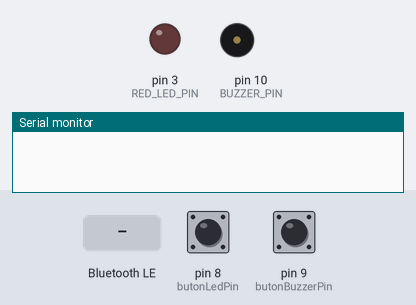
A sketch run on a simulated Arduino Uno, built for the host (arithmetic inside an expression is 32-bit, double 64-bit). Parts: output pins drawn as LEDs (lit = HIGH), buzzer (waves = sounding, pin HIGH), the last lines printed to the serial monitor. Inputs (shaded band) come from the test bench; at power-on: pin 8 (butonLedPin) HIGH, pin 9 (butonBuzzerPin) HIGH (analog values on the 0–1023 scale). Nothing arrives over Bluetooth unless stated; a phone connects over Bluetooth LE 3 s after start.

Above: at 1.2 s.
1.3 s: pin 8 (butonLedPin) pulled LOW for 0.15 s
At 2.6 s:
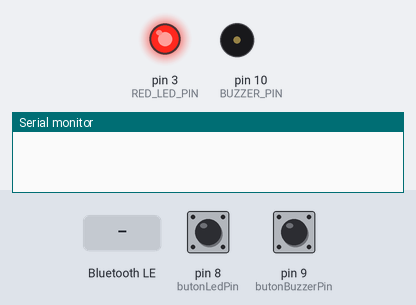
4.4 s: Bluetooth LE write "1" received
At 6.65 s:
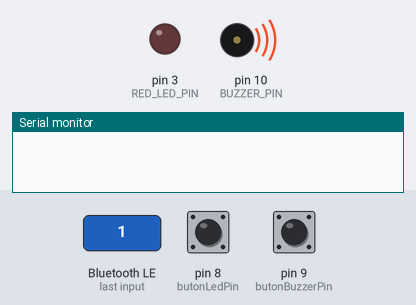
7.4 s: Bluetooth LE write "2" received
At 9.4 s:
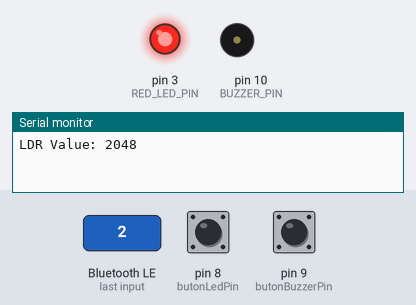
10.4 s: Bluetooth LE write "0" received
13.4 s: Bluetooth LE write "1" received
Timing chart, 0 to 17.4 s (numbered marks = the images above; inputs shaded):
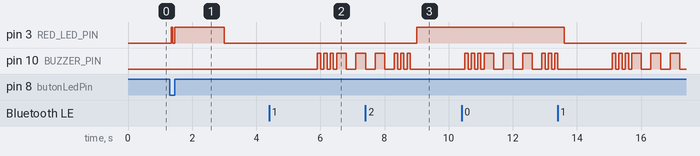

Measured:
- after the input at 1.3 s, pin 3 (RED_LED_PIN): LOW → HIGH after 0.05 s, → LOW 0.05 s later, → HIGH 0.05 s later, → LOW 1.6 s later
- after the input at 4.4 s, pin 10 (BUZZER_PIN): goes 3 × (HIGH 0.10 s, LOW 0.10 s), HIGH 0.30 s, LOW 0.30 s, then HIGH, starting after 1.5 s
- after the input at 7.4 s, pin 3 (RED_LED_PIN): LOW → HIGH after 1.6 s

The sketch:

ldr_read_data.ino
```cpp
#include <Arduino.h>
#include <ArduinoBLE.h>

BLEService ledService("19b10000-e8f2-537e-4f6c-d104768a1214");
BLEService buzzerService("19b10010-e8f2-537e-4f6c-d104768a1214");
BLEService ldrService("19b10020-e8f2-537e-4f6c-d104768a1214");
BLEByteCharacteristic ledCharacteristic("19b10001-e8f2-537e-4f6c-d104768a1214", BLEWrite);
BLEByteCharacteristic buzzerCharacteristic("19b10011-e8f2-537e-4f6c-d104768a1214", BLEWrite);
BLEIntCharacteristic ldrCharacteristic("19b10021-e8f2-537e-4f6c-d104768a1214", BLERead | BLENotify);

const int butonLedPin = 8;
const int butonBuzzerPin = 9;
const int ANALOG_READ_PIN = 2;
const int RED_LED_PIN = 3;
const int RESOLUTION = 12;
const int BUZZER_PIN = 10;

byte ledMode = 0;
byte buzzerMode = 0;

void setup() {
  Serial.begin(9600);
  pinMode(RED_LED_PIN, OUTPUT);
  pinMode(BUZZER_PIN, OUTPUT);
  pinMode(butonLedPin, INPUT_PULLUP);
  pinMode(butonBuzzerPin, INPUT_PULLUP);


  analogReadResolution(RESOLUTION);

  BLE.begin();
  BLE.setLocalName("ESP32C3-BLE-LED");
  BLE.setDeviceName("ESP32C3-BLE-LED");
  BLE.setAdvertisedService(ledService);
  BLE.setAdvertisedService(buzzerService);
  BLE.setAdvertisedService(ldrService);

  ledService.addCharacteristic(ledCharacteristic);
  buzzerService.addCharacteristic(buzzerCharacteristic);
  ldrService.addCharacteristic(ldrCharacteristic);
  BLE.addService(ledService);
  BLE.addService(buzzerService);
  BLE.addService(ldrService);

  BLE.advertise();
}

void sound(int time){
  digitalWrite(BUZZER_PIN, HIGH);
  delay(time);
  digitalWrite(BUZZER_PIN, LOW);
  delay(time);
}

void sosSoundForBuzzer(){
  delay(1500);
  int i = 0;
  for(i = 0; i < 3; i++){
    sound(100);
  }
  for(i = 0; i < 3; i++){
    sound(300);
  }
  for(i = 0; i < 3; i++){
    sound(100);
  }
}


void controleazaBuzzerButon(){
  if(buzzerMode == 0){
    buzzerMode = 1;
  }else{
    buzzerMode = 0;
  }
}

bool stareCurenta = HIGH;
bool stareAnterioara = HIGH;
bool butonApasat = false;
bool ledState = false;
bool buzzerState = false;

void loop() {

  if (digitalRead(butonLedPin) == LOW) {
      delay(50);
      ledState = !ledState;
      digitalWrite(RED_LED_PIN, ledState);
  }

  if (digitalRead(butonBuzzerPin) == LOW) {
      delay(50);
      buzzerState = !buzzerState;
      if(buzzerState){
        sosSoundForBuzzer();
      }else{
        digitalWrite(BUZZER_PIN, LOW);
      }
  }

  BLEDevice central = BLE.central();

    if (central) {
      while (central.connected()) {

      if (ledCharacteristic.written()) {
        ledMode = ledCharacteristic.value();
      }

      if (buzzerCharacteristic.written()) {
        buzzerMode = buzzerCharacteristic.value();
      }

      if (ledMode == 0) {
        digitalWrite(RED_LED_PIN, LOW);
      }
      else if (ledMode == 1) {
        digitalWrite(RED_LED_PIN, HIGH);
        ledState = !ledState;
      }
      else if (ledMode == 2) {
        int ldrVal = analogRead(ANALOG_READ_PIN);
        ldrCharacteristic.writeValue(ldrVal);

        Serial.print("LDR Value: ");
        Serial.println(ldrVal);

        if (ldrVal > 2000) {
          digitalWrite(RED_LED_PIN, HIGH);
        } else {
          digitalWrite(RED_LED_PIN, LOW);
        }
      }

      if(buzzerMode == 1){
        sosSoundForBuzzer();
      }else{
        digitalWrite(BUZZER_PIN, LOW);
      }

      delay(100);
    }

    digitalWrite(RED_LED_PIN, LOW);
    ledMode = 0;
  }
}
```
